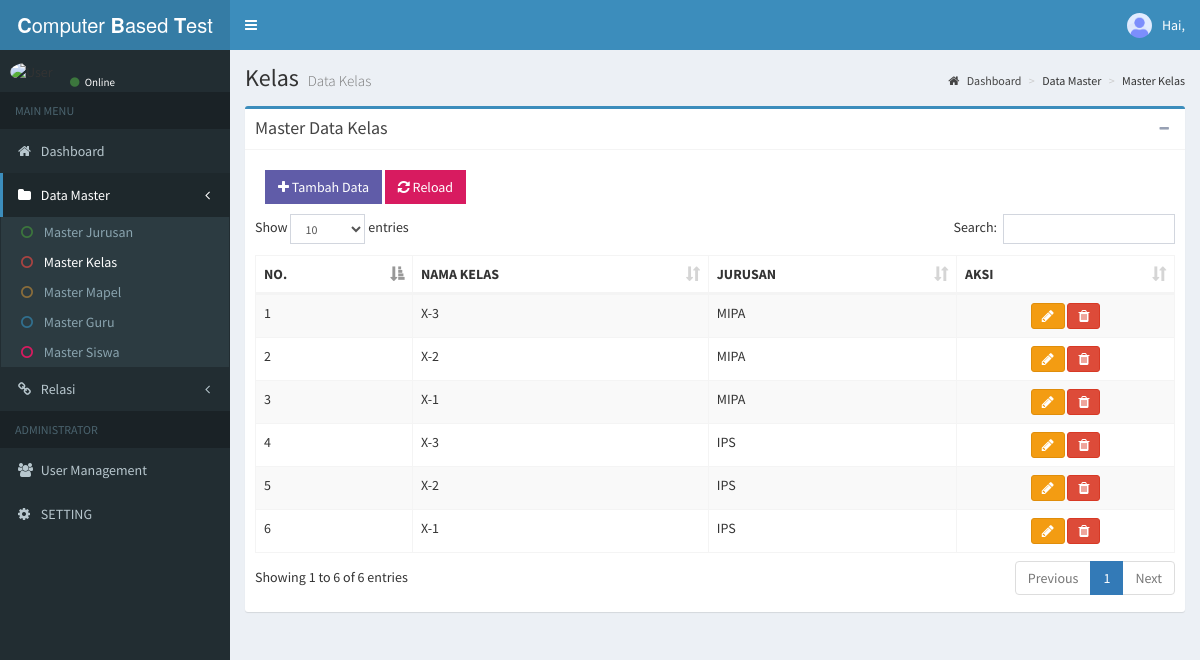
Page /index.php/c_admin/kelas on the committed database.
### tables this page shows
CREATE TABLE `kelas` (
  `id_kelas` int(11) NOT NULL,
  `nama_kelas` varchar(100) NOT NULL,
  `jurusan_id` int(11) NOT NULL
);

CREATE TABLE `jurusan` (
  `id_jurusan` int(11) NOT NULL,
  `nama_jurusan` varchar(100) NOT NULL
);

### application/controllers/C_admin.php (called while the page is built, shortened)
<?php
class C_admin extends CI_Controller
{
    public function __construct()
    {
        $this->load->model('M_admin');
        $this->load->helper('kriptografi');
    }
    public function kelas()
    {
        $data['user'] = $this->M_admin->getUser();
        $data['kelas'] = $this->M_admin->getAllKelas();
        $data['jurusan'] = $this->M_admin->getAllJurusan();
        $data['tittle'] = 'Kelas';
        $this->load->view('templates/header', $data);
        $this->load->view('admin/kelas', $data);
        $this->load->view('templates/footer');
    }
}

### index.php (called while the page is built, shortened)
<?php
require_once BASEPATH.'core/CodeIgniter.php';

### application/models/M_admin.php (called while the page is built, shortened)
<?php
class M_admin extends CI_Model
{
    public function getAllJurusan()
    {
        $this->db->order_by('id_jurusan', 'DESC');
        return $this->db->get('jurusan')->result_array();
    }
    public function getAllKelas()
    {
        $this->db->order_by('id_kelas', 'DESC');
        $this->db->select('*');
        $this->db->from('kelas');
        $this->db->join('jurusan', 'jurusan_id = id_jurusan');
        return $this->db->get()->result_array();
    }
}

### application/views/admin/kelas.php (the view, shortened to what this page needs)
<aside class="main-sidebar">
    <section class="sidebar">
        <div class="user-panel">
            <div class="pull-left image">
                <img src="<?= base_url() ?>assets/dist/img/icon_admin.png" class="img-circle" alt="User Image">
            </div>
            <div class="pull-left info">
                <a href="#"><i class="fa fa-circle text-success"></i> Online</a>
            </div>
        </div>
        <ul class="sidebar-menu" data-widget="tree">
            <li class="header">MAIN MENU</li>
            <li class="">
                <a href="<?= base_url('c_admin') ?>">
                    <i class="fa fa-home"></i> <span>Dashboard</span>
                </a>
            </li>
            <li class="treeview active">
                <a href="#">
                    <i class="fa fa-folder active"></i> <span>Data Master</span>
                    <span class="pull-right-container">
                        <i class="fa fa-angle-left pull-right"></i>
                    </span>
                </a>
                <ul class="treeview-menu">
                    <li><a href="<?= base_url('c_admin/jurusan'); ?>"><i class="fa fa-circle-o text-success"></i> Master Jurusan</a></li>
                    <li class="active"><a href="<?= base_url('c_admin/kelas'); ?>"><i class="fa fa-circle-o text-danger"></i> Master Kelas</a></li>
                    <li><a href="<?= base_url('c_admin/mapel'); ?>"><i class="fa fa-circle-o text-warning"></i> Master Mapel</a></li>
                    <li><a href="<?= base_url('c_admin/guru'); ?>"><i class="fa fa-circle-o text-info"></i> Master Guru</a></li>
                    <li><a href="<?= base_url('c_admin/siswa'); ?>"><i class="fa fa-circle-o text-maroon"></i> Master Siswa</a></li>
                </ul>
            </li>
            <li class="treeview">
                <a href="#">
                    <i class="fa fa-link"></i>
                    <span>Relasi</span>
                    <span class="pull-right-container">
                        <i class="fa fa-angle-left pull-right"></i>
                    </span>
                </a>
            </li>
            <li class="header">ADMINISTRATOR </li>
            <li class="">
                <a href="<?= base_url('c_admin/user_management'); ?>" rel="noopener noreferrer">
                    <i class="fa fa-users"></i> <span>User Management</span>
                </a>
            </li>
            <li>
                <a href="<?= base_url('c_admin/setting'); ?>">
                    <i class="fa fa-cog"></i> <span>SETTING</span>
                </a>
            </li>
        </ul>
    </section>
</aside>
<div class="content-wrapper">
    <section class="content-header">
        <h1>
            Kelas
            <small>Data Kelas</small>
        </h1>
        <ol class="breadcrumb">
            <li><a href="<?= base_url('c_admin'); ?>"><i class="fa fa-home"></i> Dashboard</a></li>
            <li class="">Data Master</li>
            <li class="">Master Kelas</li>
        </ol>
    </section>
    <section class="content">
        <div class="row">
            <div class="col-xs-12">
                <div class="box box-primary">
                    <div class="box-header with-border">
                        <h3 class="box-title">Master Data Kelas</h3>
                        <div class="box-tools pull-right">
                            <button type="button" class="btn btn-box-tool" data-widget="collapse"><i class="fa fa-minus"></i></button>
                        </div>
                    </div>
                    <div class="box-body">
                        <div class="flash-data" data-flash="<?= $this->session->flashdata('flash'); ?>"></div>
                        <div class="margin">
                            <button type="button" class="btn bg-purple btn-flat btn-md" data-toggle="modal" data-target="#myModal"><i class="fa fa-plus"></i> Tambah Data</button>
                            <button type="submit" class="btn btn-flat btn-md bg-maroon" onClick="document.location.reload(true)"><i class="fa fa-refresh"></i> Reload</button>
                        </div>
                        <table id="example1" class="table table-bordered table-striped">
                            <thead>
                                <tr>
                                    <th>NO.</th>
                                    <th>NAMA KELAS</th>
                                    <th>JURUSAN</th>
                                    <th>AKSI</th>
                                </tr>
                            </thead>
                            <tbody>
                                <?php $no = 1; ?>
                                <?php foreach ($kelas as $kls) : ?>
                                    <tr>
                                        <td><?= $no; ?></td>
                                        <td><?= $kls['nama_kelas']; ?></td>
                                        <td><?= $kls['nama_jurusan']; ?></td>
                                        <td>
                                            <div class="text-center">
                                                <button type="button" class="btn btn-sm btn-warning fa fa-pencil" data-toggle="modal" data-target="#myModalubah<?= $kls['id_kelas']; ?>" data-placement="left" title="Edit data"></button>
                                                <a href="<?= base_url(); ?>c_kelas/hapus/<?= $kls['id_kelas']; ?>" class="btn btn-sm btn-danger tombol-hapus fa fa-trash" data-placement="right" title="Hapus data"></a>
                                            </div>
                                        </td>
                                    </tr>
                                    <?php $no++; ?>
                                <?php endforeach; ?>
                            </tbody>
                        </table>
                    </div>
                </div>
            </div>
        </div>
    </section>
</div>

### application/views/templates/header.php (shortened to what this page needs)
<!DOCTYPE html>
<html>
<head>
  <link rel="stylesheet" href="<?= base_url() ?>assets/bower_components/bootstrap/dist/css/bootstrap.css">
  <link rel="stylesheet" href="<?= base_url() ?>assets/bower_components/font-awesome/css/font-awesome.min.css">
  <link rel="stylesheet" href="<?= base_url() ?>assets/bower_components/Ionicons/css/ionicons.min.css">
  <link rel="stylesheet" href="<?= base_url() ?>assets/dist/css/AdminLTE.css">
  <link rel="stylesheet" href="<?= base_url() ?>assets/dist/css/skins/_all-skins.min.css">
  <link rel="stylesheet" href="<?= base_url() ?>assets/plugins/pace/pace.min.css">
  <link rel="stylesheet" href="<?= base_url() ?>assets/bower_components/select2/css/select2.min.css">
  <link rel="stylesheet" href="<?= base_url() ?>assets/bower_components/datatables.net-bs/css/dataTables.bootstrap.min.css">
  <link rel="stylesheet" href="<?= base_url() ?>assets/plugins/summernote/summernote-lite.min.css">
  <link rel="stylesheet" href="<?= base_url() ?>assets/bower_components/select2/css/select2.min.css">
  <link rel="stylesheet" href="<?= base_url() ?>assets/dist/css/AdminLTE.css">
  <link rel="stylesheet" href="<?= base_url() ?>assets/plugins/timepicker/bootstrap-timepicker.min.css">
  <link rel="stylesheet" href="<?= base_url() ?>assets/bower_components/bootstrap-datepicker/dist/css/bootstrap-datepicker.min.css">
  <link rel="stylesheet" href="assets/bower_components/timepicker/bootstrap-timepicker.min.css">
</head>
<body class="hold-transition skin-blue sidebar-mini">
  <div class="wrapper">
    <header class="main-header">
      <a href="#" class="logo">
        <span class="logo-lg"><b>C</b>omputer<b> B</b>ased<b> T</b>est</span>
      </a>
      <nav class="navbar navbar-static-top">
        <a href="#" class="sidebar-toggle" data-toggle="push-menu" role="button">
        </a>
        <div class="navbar-custom-menu">
          <ul class="nav navbar-nav">
            <li class="dropdown user user-menu">
              <a href="#" class="dropdown-toggle" data-toggle="dropdown">
                <?php if ($user['role_id'] == 1) : ?>
                  <img src="<?= base_url() ?>assets/dist/img/icon_admin.png" class="user-image" alt="User Image">
                <?php elseif ($user['role_id'] == 2) : ?>
                  <img src="<?= base_url() ?>assets/dist/img/guru_l.png" class="user-image" alt="User Image">
                <?php else : ?>
                  <img src="<?= base_url() ?>assets/dist/img/user1.png" class="user-image" alt="User Image">
                <?php endif; ?>
                <span class="hidden-xs">Hai, <?= ucwords(dekrip($user['username'])); ?></span>
              </a>
            </li>
          </ul>
        </div>
      </nav>
    </header>

### application/views/templates/footer.php (shortened to what this page needs)
</div>
</body>
</html>

### rows in the picture
kelas: nama_kelas "X-3", jurusan.nama_jurusan "MIPA"
kelas: nama_kelas "X-2", jurusan.nama_jurusan "MIPA"
kelas: nama_kelas "X-1", jurusan.nama_jurusan "MIPA"
kelas: nama_kelas "X-3", jurusan.nama_jurusan "IPS"
kelas: nama_kelas "X-2", jurusan.nama_jurusan "IPS"
kelas: nama_kelas "X-1", jurusan.nama_jurusan "IPS"
